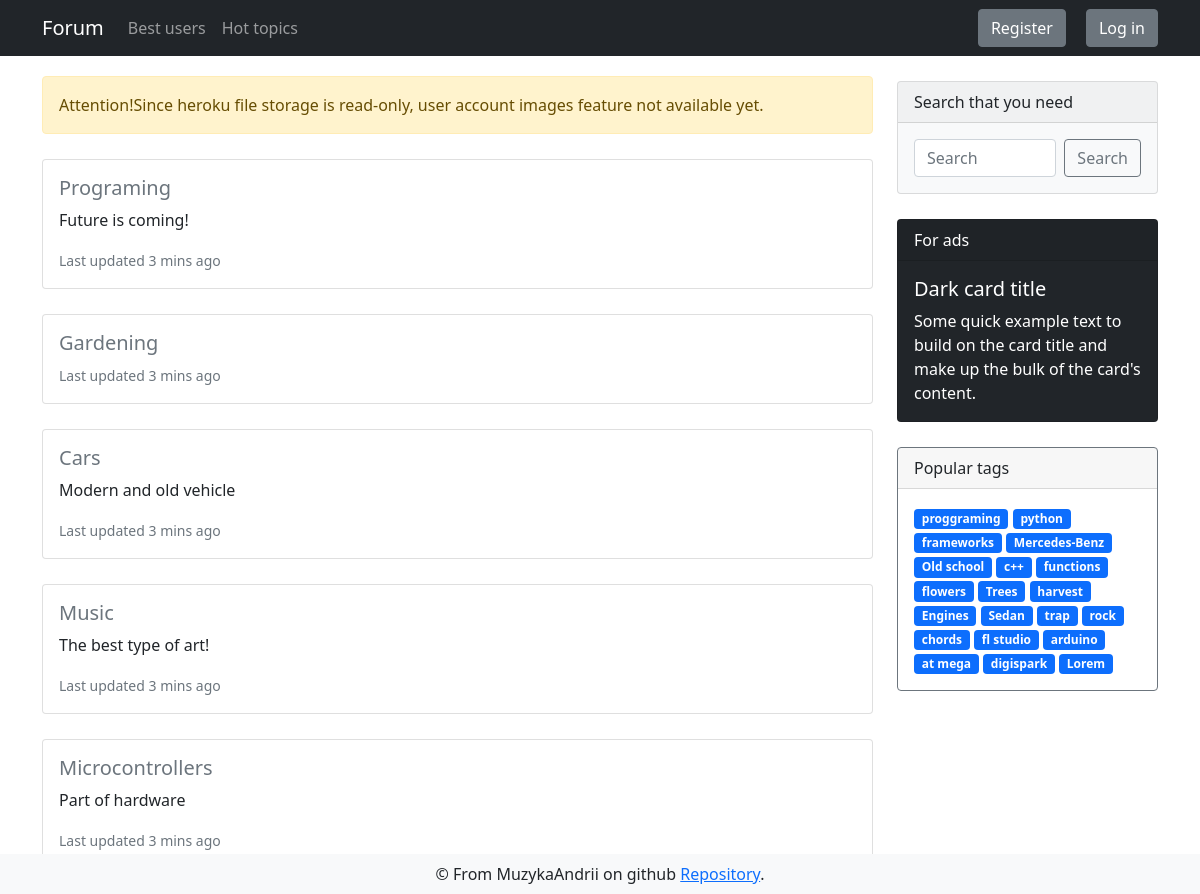
The page / on the database its author committed.
### app/models.py (models this page shows, shortened)
class DbMixin(object):
    def save(self):
        db.session.add(self)
        db.session.commit()

class Section(DbMixin, db.Model):
    id = db.Column(db.Integer, primary_key = True, autoincrement=True)
    name = db.Column(db.String(50), unique=True, nullable=False)
    description = db.Column(db.String(255), unique=True)
    slug = db.Column(db.String(100), unique=True, nullable=False)
    themes = db.relationship('Theme', backref='parent_section', lazy='dynamic')
    tags = db.relationship('Tag', backref='parent_section', lazy='dynamic')

class Tag(DbMixin, db.Model):
    id = db.Column(db.Integer, primary_key = True, autoincrement=True)
    name = db.Column(db.String(50), unique=True, nullable=False)
    slug = db.Column(db.String(100), unique=True, nullable=False)
    section_id = db.Column(db.Integer, db.ForeignKey('section.id'), nullable=False)

### app/views.py (the view)
@app.route('/forum')
@app.route('/')
def index():
    sections = Section.query.limit(7).all()
    return render_template('forum/main_page.html', sections=sections, tags=get_tags(), title='Sections list')

### app/views.py (called while the page is built)
@app.before_request
def update_last_seen():
    if current_user.is_authenticated:
        current_user.update_last_seen()

@app.before_request
@cache.cached(timeout=60)
def check_banned():
    if current_user.is_authenticated and current_user.is_banned == True:
        ban_reason = current_user.ban_reason
        logout_user()
        return render_template('alerts/banned.html', reason=ban_reason)

def get_tags():
    return Tag.query.limit(25).all()

### app/templates/forum/main_page.html
{% extends "layouts/base.html" %}
{% block content %}
<div class="container">
    <div class="row">
        <div class="section col-md-9">
            <div class="alert alert-warning" style="margin-top: 20px;" role="alert">
                Attention!Since heroku file storage is read-only, user account images feature not available yet.
            </div>
            {% for section in sections %}
            <div class="card d-flex">
                <div class="card-body">
                    <h5 class="card-title"><a class="link-secondary"
                            href="{{ url_for('themes_index', section_slug=section.slug) }}">{{ section.name }}</a></h5>
                    {% if section.description %}
                    <p class="card-text">
                        {{ section.description | truncate(100) }}
                    </p>
                    {% endif %}
                    <p class="card-text"><small class="text-muted">Last updated 3 mins ago</small></p>
                </div>
            </div>
            {% endfor %}
        </div>
        {% include "layouts/sidebar.html" %}
    </div>
</div>
{% endblock %}

### app/templates/layouts/sidebar.html
<div class="sidebar col-md-3">
    <div class="card text-dark bg-light mb-3" style="max-width: 18rem;">
        <div class="card-header">Search that you need</div>
        <form method="GET" action="{{ url_for('search') }}" class="card-body d-flex">
            <input name="search_query" value="{{ request.args.get('search_query', '') }}" class="form-control me-2" type="text" placeholder="Search" aria-label="Search">
            <button class="btn btn-outline-secondary" type="submit">Search</button>
        </form>
    </div>
    <div class="card text-white bg-dark mb-3" style="max-width: 18rem;">
        <div class="card-header">For ads</div>
        <div class="card-body">
            <h5 class="card-title">Dark card title</h5>
            <p class="card-text">Some quick example text to build on the card title and make up the bulk of the
                card's content.</p>
        </div>
    </div>
    <div class="card border-secondary mb-3" style="max-width: 18rem;">
        <div class="card-header">Popular tags</div>
        <div class="card-body text-secondary">
            {% for tag in tags %}
            <a href="{{ url_for('tags_discussions', tag_slug=tag.slug) }}" class="tag badge bg-primary">{{ tag.name }}</a>
            {% endfor %}
        </div>
    </div>
</div>

### app/static/css/style.css (style rules this page uses)
.card { margin: 25px 0; }
.link-secondary { text-decoration: none; }
.tag { text-decoration: none; }

### rows shown on the page
Section: name "Programing", description "Future is coming!"
Section: name "Gardening"
Section: name "Cars", description "Modern and old vehicle"
Section: name "Music", description "The best type of art!"
Section: name "Microcontrollers", description "Part of hardware"
Tag: name "proggraming"
Tag: name "python"
Tag: name "frameworks"
Tag: name "Mercedes-Benz"
Tag: name "Old school"
Tag: name "c++"
Tag: name "functions"
Tag: name "flowers"
Tag: name "Trees"
Tag: name "harvest"
Tag: name "Engines"
Tag: name "Sedan"
Tag: name "trap"
Tag: name "rock"
Tag: name "chords"
Tag: name "fl studio"
Tag: name "arduino"
Tag: name "at mega"
Tag: name "digispark"
Tag: name "Lorem"
